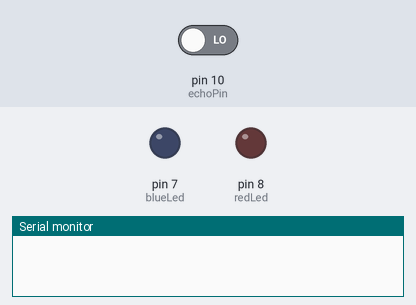
Bench run of a sketch on a simulated Arduino Uno, built with avr-gcc and run on an emulated ATmega328P. Parts: output pins drawn as LEDs (lit = HIGH), the last lines printed to the serial monitor. The inputs (shaded band) are chosen by the test bench; at power-on: pin 10 (echoPin) LOW. Pins used as bus, display or sensor lines are not drawn.

Above: at 0.1 s.
At 1.6 s:
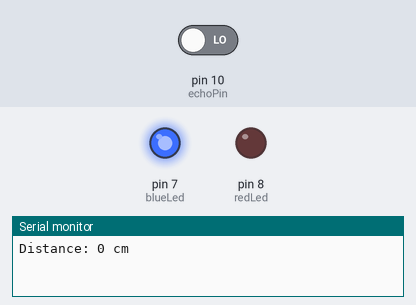
Timing chart, 0 to 3.1 s (numbered marks = the images above):
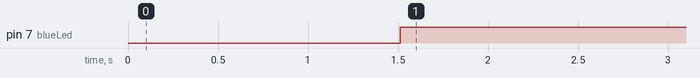

Measured:
- by itself, pin 7 (blueLed): LOW → HIGH at 1.5 s

The sketch:

ultrasonic_sensor_basics.ino
```cpp
const int trigPin = 9;
const int echoPin = 10;
int redLed = 8;
int blueLed = 7;

long duration;
int distance;


void setup() {
  // put your setup code here, to run once:

  Serial.begin(9600);
  pinMode(trigPin, OUTPUT);
  pinMode(echoPin, INPUT);
  pinMode(redLed, OUTPUT);
  pinMode(blueLed, OUTPUT);


}

void loop() {
  // put your main code here, to run repeatedly:

  digitalWrite(trigPin, LOW);
  delay(2);
  digitalWrite(trigPin, HIGH);
  delay(10);
  digitalWrite(trigPin, LOW);


  duration = pulseIn(echoPin, HIGH);

  distance = duration * 0.034 / 2;

  Serial.print("Distance: ");
  Serial.print(distance);
  Serial.println(" cm");

  delay(500);

  if(distance > 10 || distance == 0){
         digitalWrite(blueLed, HIGH);
            digitalWrite(redLed, LOW);
    }
    else if(distance <= 10 && distance > 0){
      digitalWrite(blueLed, LOW);
            digitalWrite(redLed, HIGH);

      }

}
```
